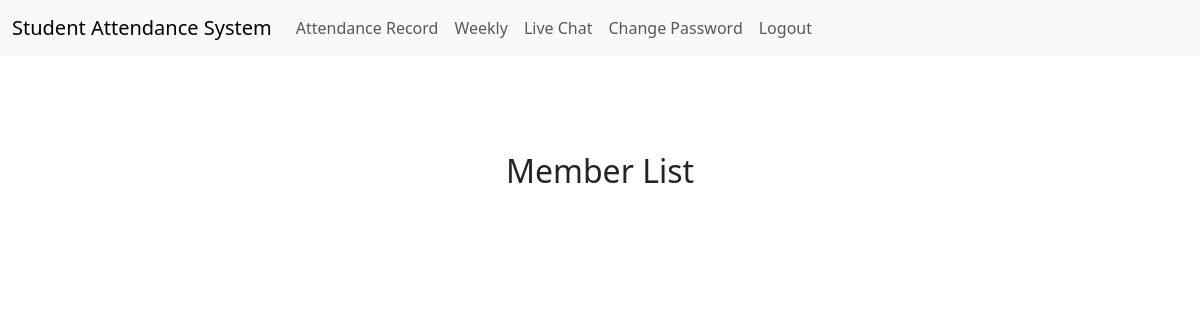
The page /members (signed in) on the database as committed earlier.
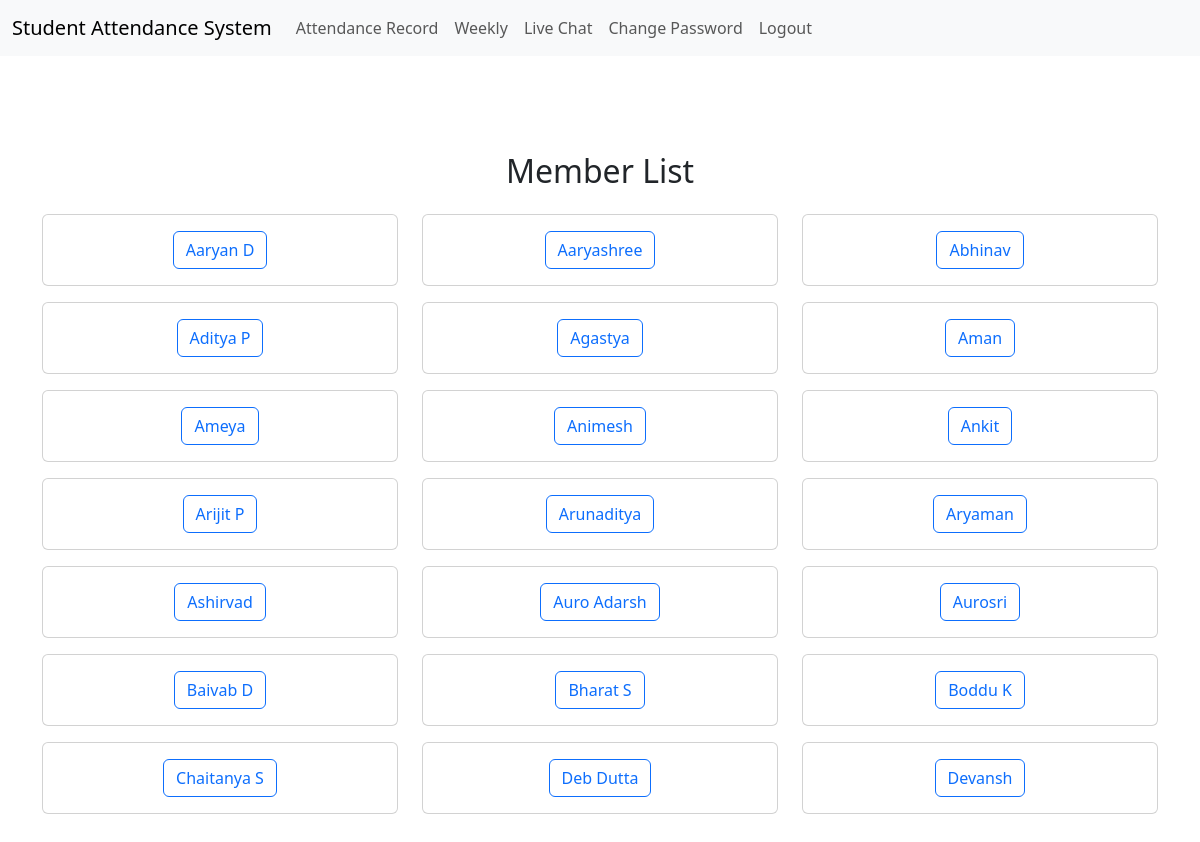
The same page on the database as committed later.
### tables this page shows
CREATE TABLE people(
id INTEGER PRIMARY KEY AUTOINCREMENT,
name TEXT,
age INTEGER);

### app.py (the view, shortened to what this page needs)
@app.route("/members", methods=["GET", "POST"])
@login_required
def members():
    rows = datadb.execute("SELECT * FROM people")
    return render_template("members.html", rows=rows)

### app.py (called while the page is built)
@app.after_request
def after_request(response):
    response.headers["Cache-Control"] = "no-cache, no-store, must-revalidate"
    response.headers["Expires"] = 0
    response.headers["Pragma"] = "no-cache"
    return response

### helpers.py (called while the page is built)
def login_required(f):
    @wraps(f)
    def decorated_function(*args, **kwargs):
        if session.get("user_id") is None:
            return redirect("/login")
        return f(*args, **kwargs)
    return decorated_function

### templates/members.html (shortened to what this page needs)
{% extends "layout.html" %} {% block title %} Members {% endblock %} {% block
main %}
<div class="container mt-5">
  <h2 class="text-center mb-4">Member List</h2>
  <div class="row" style="max-height: 600px; overflow: auto">
    {% for row in rows %}
    <div class="col-md-4 mb-3">
      <div class="card">
        <div class="card-body text-center">
          <form action="/members" method="POST">
            <button
              type="submit"
              name="member_name"
              value="{{ row.name }}"
              class="btn btn-outline-primary btn-block"
            >
              {{ row.name }}
            </button>
          </form>
        </div>
      </div>
    </div>
     {% endfor %}
  </div>
</div>
{% endblock %}

### templates/layout.html (shortened to what this page needs)
<!DOCTYPE html>
<html lang="en">
<head>
    <link rel="stylesheet" href="https://cdn.jsdelivr.net/npm/@docsearch/css@3" />
    <link href="/static/bootstrap.min.css" rel="stylesheet" />
    <link href="/static/styles.css" rel="stylesheet" />
</head>
<body>
    <nav class="navbar navbar-expand-lg bg-body-tertiary">
        <div class="container-fluid">
            <a class="navbar-brand" href="/">Student Attendance System</a>
            <div class="collapse navbar-collapse" id="navbarNavAltMarkup">
                {% if session["user_id"] %}
                    <div class="navbar-nav">
                        <a class="nav-link" href="/members">Attendance Record</a>
                        <a class="nav-link" href="/week">Weekly</a>
                        <a class="nav-link" href="/live_chat">Live Chat</a>
                        <a class="nav-link" href="/change_password">Change Password</a>
                        <a class="nav-link" href="/logout">Logout</a>
                    </div>
                {% endif %}
            </div>
        </div>
    </nav>
    <main class="container-fluid py-5 text-center">
        {% block main %}{% endblock %}
    </main>
</body>
</html>

### static/styles.css (style rules this page uses)
html, body { height: 100%; }

Rows that differ between the two databases and show on the page:
added people: name "Aaryan D"
added people: name "Aaryashree"
added people: name "Abhinav"
added people: name "Aditya P"
added people: name "Agastya"
added people: name "Aman"
added people: name "Ameya"
added people: name "Animesh"
added people: name "Ankit"
added people: name "Arijit P"
added people: name "Arunaditya"
added people: name "Aryaman"
added people: name "Ashirvad"
added people: name "Auro Adarsh"
added people: name "Aurosri"
added people: name "Baivab D"
added people: name "Bharat S"
added people: name "Boddu K"
added people: name "Chaitanya S"
added people: name "Deb Dutta"
added people: name "Devansh"
